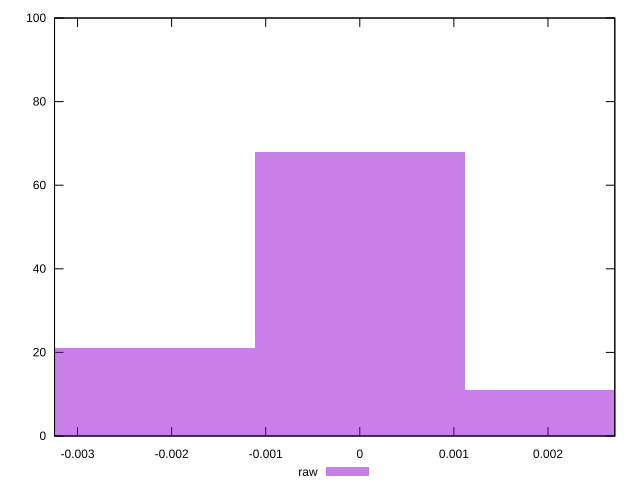

Write gnuplot code to recreate this figure.
reset

$raw <<EOF
-0.002235655834623401 21
0 68
0.002235655834623401 11
EOF

set key outside below
set boxwidth 0.002235655834623401
set xrange [-0.0032444980239537237:0.0027105895020587507]
set yrange [0:100]
set trange [0:100]
set style fill transparent solid 0.5 noborder
set terminal svg size 640, 490 enhanced background rgb 'white'
set output "report_00009_2021-02-08T22-37-41.559Z/meta/pScore-difference/samples/pages+cached+noadtech+nomedia/raw/histogram.svg"

plot $raw title "raw" with boxes

reset
